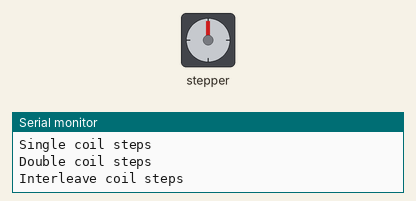
Recording of a sketch running on a simulated Arduino Uno, built with avr-gcc and run on an emulated ATmega328P. Parts: stepper motor, the last lines printed to the serial monitor. Stepper angles assume 48 steps per turn.

Above: at 25.18 s.
At 28.66 s:
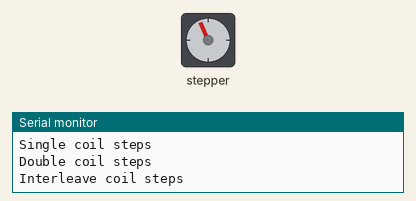
At 32.38 s:
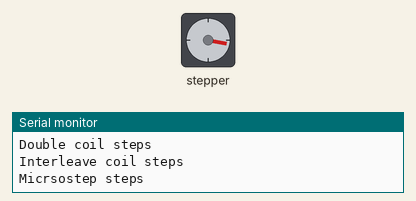
At 39.59 s:
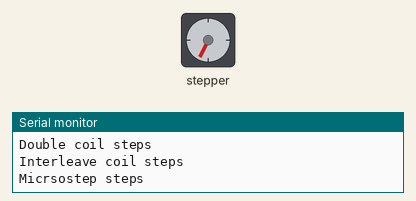
Timing chart, 0 to 40.0 s (numbered marks = the images above):
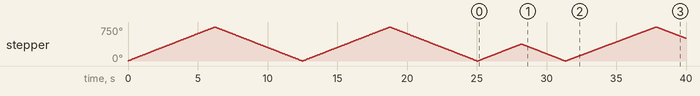

Measured:
- by itself, stepper: turns 750° clockwise in 6.2 s, then 750° counter-clockwise in 6.2 s, then 750° clockwise in 6.2 s, then 750° counter-clockwise in 6.2 s, and so on

The sketch:

StepperTest.ino
```cpp
// (licence header left out)
#include <AFMotor.h>

// Connect a stepper motor with 48 steps per revolution (7.5 degree)
// to motor port #2 (M3 and M4)
AF_Stepper motor(48, 2);

void setup() {
  Serial.begin(9600);           // set up Serial library at 9600 bps
  Serial.println("Stepper test!");

  motor.setSpeed(20);  // 10 rpm
}

void loop() {
  Serial.println("Single coil steps");
  motor.step(100, FORWARD, SINGLE);
  motor.step(100, BACKWARD, SINGLE);

  Serial.println("Double coil steps");
  motor.step(100, FORWARD, DOUBLE);
  motor.step(100, BACKWARD, DOUBLE);

  Serial.println("Interleave coil steps");
  motor.step(100, FORWARD, INTERLEAVE);
  motor.step(100, BACKWARD, INTERLEAVE);

  Serial.println("Micrsostep steps");
  motor.step(100, FORWARD, MICROSTEP);
  motor.step(100, BACKWARD, MICROSTEP);
}
```
